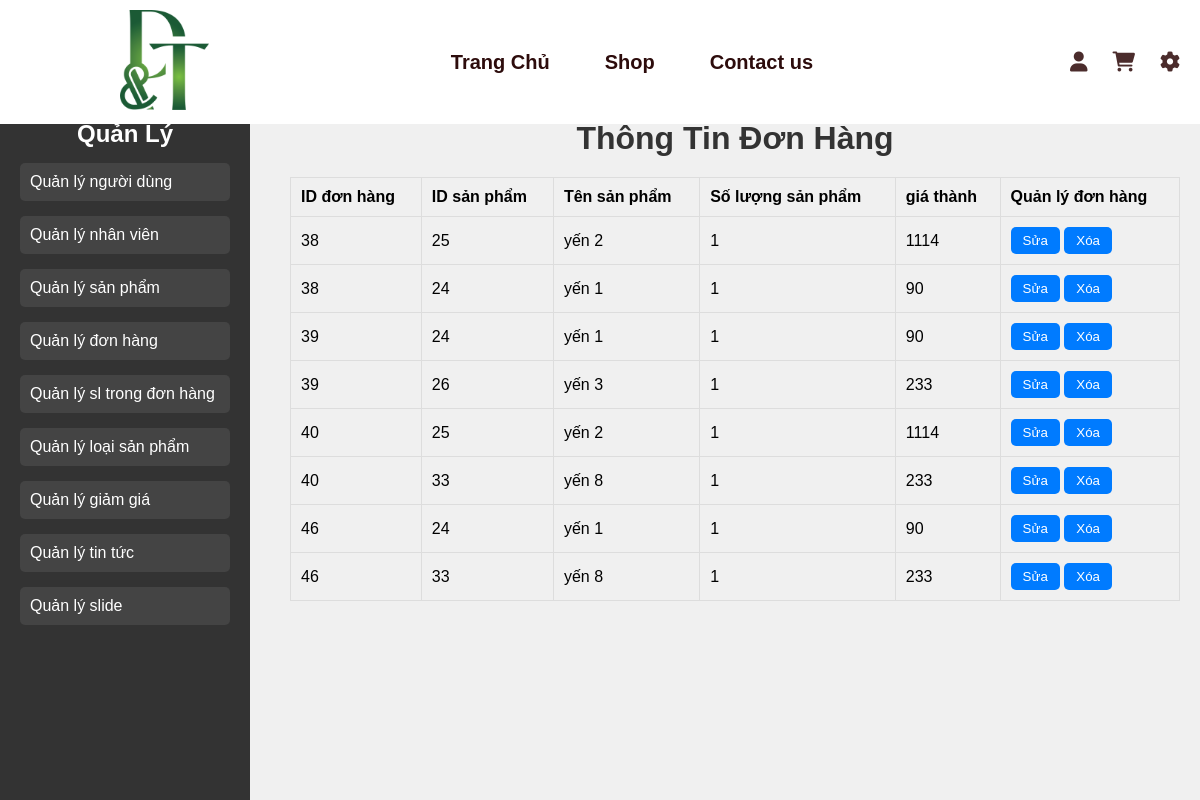
Page /Quanly/qlslsp.php on the committed database.
### tables this page shows
CREATE TABLE `oder_detail` (
  `detail_id` int(5) NOT NULL,
  `product_id` int(5) NOT NULL,
  `oder_id` int(5) NOT NULL,
  `quantity_oder` int(11) NOT NULL,
  `price_oder` int(11) NOT NULL
);

CREATE TABLE `oder` (
  `oder_id` int(5) NOT NULL,
  `address` varchar(50) NOT NULL,
  `oder_date` timestamp NOT NULL DEFAULT current_timestamp(),
  `description` varchar(200) NOT NULL,
  `status_id` int(5) NOT NULL,
  `customer_id` int(11) NOT NULL,
  `total_price` int(11) NOT NULL
);

CREATE TABLE `product` (
  `product_id` int(5) NOT NULL,
  `product_name` varchar(50) NOT NULL,
  `describe_product` varchar(2048) NOT NULL,
  `quantity` int(11) NOT NULL,
  `price` double NOT NULL,
  `img` varchar(50) NOT NULL,
  `create_at` timestamp NOT NULL DEFAULT current_timestamp(),
  `type_id` int(5) NOT NULL,
  `saleoff_id` int(5) NOT NULL
);

### Quanly/qlslsp.php (the view, shortened to what this page needs)
<?php
include '../Thanhgiaodien/header.php';
include '../database/connect.php';
?>
<!DOCTYPE html>
<html lang="vi">
<?php
$sql1 = "SELECT *
          FROM `oder_detail`
          JOIN oder ON `oder_detail`.oder_id = oder.oder_id
          JOIN product ON `oder_detail`.product_id = product.product_id
          ";
$query = mysqli_query($conn, $sql1);
?>
<head>
    <link rel="stylesheet" href="../csspage/manage.css">
</head>
<body>
    <div class="container">
        <div class="sidebar">
            <h2>Quản Lý</h2>
            <ul>
                <li><a href="../Quanly/nguoidung.php">Quản lý người dùng</a></li>
                <li><a href="../Quanly/nhanvien.php">Quản lý nhân viên</a></li>
                <li><a href="../Quanly/sanpham.php">Quản lý sản phẩm</a></li>
                <li><a href="../Quanly/donhang.php">Quản lý đơn hàng</a></li>
                <li><a href="../Quanly/qlslsp.php">Quản lý sl trong đơn hàng</a></li>
                <li><a href="../Quanly/loaisp.php">Quản lý loại sản phẩm</a></li>
                <li><a href="../Quanly/giamgia.php">Quản lý giảm giá</a></li>
                <li><a href="../Quanly/tintuc.php">Quản lý tin tức</a></li>
                <li><a href="../Quanly/slide.php">Quản lý slide</a></li>
            </ul>
        </div>
        <div class="main-content">
            <h1 class="h1">Thông Tin Đơn Hàng</h1>
            <table class="table">
                <thead>
                    <tr>
                        <th>ID đơn hàng</th>
                        <th>ID sản phẩm</th>
                        <th>Tên sản phẩm</th>
                        <th>Số lượng sản phẩm</th>
                        <th>giá thành</th>
                        <th>Quản lý đơn hàng</th>
                    </tr>
                </thead>
                <tbody>
                    <?php
                    if (mysqli_num_rows($query) > 0) {
                        while ($row = mysqli_fetch_assoc($query)) { ?>
                            <tr>
                                <td><?= $row['oder_id'] ?></td>
                                <td><?= $row['product_id'] ?></td>
                                <td><?= $row['product_name'] ?></td>
                                <td><?= $row['quantity_oder'] ?></td>
                                <td><?= $row['price_oder'] ?></td>
                                <td>
                                    <button class="btn">
                                        <a href="suahd.php?id=<?= $row['oder_id'] ?>"
                                            style="text-decoration:none; color:inherit;">Sửa</a>
                                    </button>
                                    <button class="btn">
                                        <a onclick="return Delete('hóa đơn')" href="xoahd.php?id=<?= $row['oder_id']; ?>"
                                            style="text-decoration:none; color:inherit;">Xóa</a>
                                    </button>
                                </td>
                            </tr>
                    <?php }
                    } else {
                        echo "<tr>
                    <td colspan='9'>Không có sản phẩm nào</td>
                    </tr>";
                    } ?>
                </tbody>
            </table>
        </div>
    </div>
</body>
</html>

### csspage/head.css (style rules this page uses)
* { margin: 0; padding: 0; box-sizing: border-box; }
body { background-color: rgb(255, 255, 255); }

### csspage/manage.css (style rules this page uses)
body { position: relative; top: 30px; font-family: Arial, sans-serif; background-color: #f0f0f0; margin: 0; padding: 0; }
.container { display: flex; margin-top: 70px; }
.sidebar { width: 250px; background-color: #333; color: white; padding: 20px; height: 700px; position: fixed; top: 100px; left: 0; }
.sidebar h2 { color: white; text-align: center; }
.sidebar ul { list-style: none; padding: 0; }
.sidebar ul li { margin: 15px 0; }
.sidebar ul li a { color: white; text-decoration: none; display: block; padding: 10px; background-color: #444; border-radius: 5px; }
.main-content { margin-left: 270px; width: calc(100% - 270px); padding: 20px; }
.h1 { color: #333; text-align: center; margin-bottom: 20px; }
.table { width: 100%; border-collapse: collapse; }
.table th, .table td { border: 1px solid #ddd; padding: 10px; text-align: left; }
.table th { background-color: #f0f0f0; }
.btn { padding: 6px 12px; background-color: #007bff; color: white; border: none; border-radius: 5px; cursor: pointer; transition: background-color 0.3s ease; }

### rows in the picture
oder_detail: oder.oder_id "38", product.product_id "25", product.product_name "yến 2", quantity_oder "1", price_oder "1114"
oder_detail: oder.oder_id "38", product.product_id "24", product.product_name "yến 1", quantity_oder "1", price_oder "90"
oder_detail: oder.oder_id "39", product.product_id "24", product.product_name "yến 1", quantity_oder "1", price_oder "90"
oder_detail: oder.oder_id "39", product.product_id "26", product.product_name "yến 3", quantity_oder "1", price_oder "233"
oder_detail: oder.oder_id "40", product.product_id "25", product.product_name "yến 2", quantity_oder "1", price_oder "1114"
oder_detail: oder.oder_id "40", product.product_id "33", product.product_name "yến 8", quantity_oder "1", price_oder "233"
oder_detail: oder.oder_id "46", product.product_id "24", product.product_name "yến 1", quantity_oder "1", price_oder "90"
oder_detail: oder.oder_id "46", product.product_id "33", product.product_name "yến 8", quantity_oder "1", price_oder "233"
